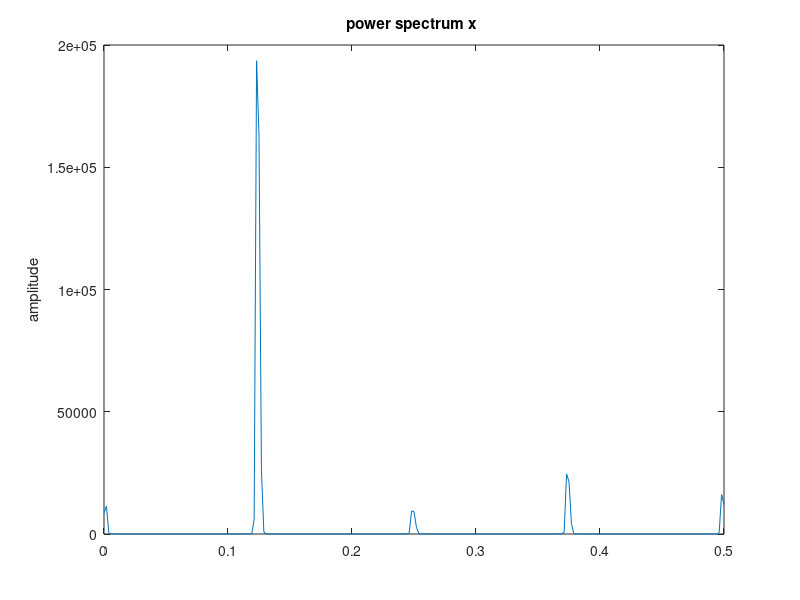

Write MATLAB code to recreate this figure. (Note: this script raises an error after producing the figure.)
addpath('/Users/jinstone/Desktop/stmsetup/thesis/sw/sinc_filter/');
addpath('/Users/jinstone/Desktop/stmsetup/thesis/sw/subsample/');
addpath('/Users/jinstone/Desktop/stmsetup/thesis/sw/sinc_interp/');

samp = 3E6;

data0 = csvread('0data.csv');
%remove 1.5V offset
ave = mean(data0); 
data0 = data0 - ave;

tot = 16; %7*3;
gels = 8;
hc = (tot)/(2*gels);
buff = 75;
pn = zeros(62*buff,gels);

ttime = (1/samp)*(length(data0(1:62*buff)) -1)
kern = 101;%length of filter
M = kern;
H = zeros(kern,1); %filter kernel
FC = 0.5; %half cut off freq
p = zeros(62*buff,gels);

ps = zeros(4650+kern-1,1);

for k = 1:kern
    if ((k-M/2) == 0) 
        H(k) = 2*pi*FC;
    else
    H(k) = sin(2*pi*FC * (k-M/2)) / (k-M/2); 
    H(k) = H(k) * (0.54 - 0.46*cos(2*pi*k/M)); %Sinc with Hamming window
    end
    
end

H = H/sum(H);

% figure('Name','H = SINC+HAM');
% subplot(1,1,1);
% plot(H);


for n = 0:(gels-1)
    
    
    p(:,(n+1)) = data0((1+n*62*buff):62*buff*(1+n));
    display('Convolving');
    %ps(:,(n+1)) = conv(p(1:100,n+1),H);
    ps(:,(n+1)) = conv(p(:,n+1),H);
    %pn(:,(n+1)) = sinc_filter(data0((1+n*62*buff):62*buff*(1+n)),1);
    
end



seqa = [];
seqb = [];


for ii = kern:length(ps)-kern;
    
    for i = 1:gels
        seqb(end+1) = ps(ii,i);
    end
    
       
end

figure('Name','seqb');
subplot(1,1,1);
pwelch(seqb);

start = .1875;
seqb = sinc_filter(seqb, [start start+0.125]); %MOVING WINDOW DEPENDS ON FREQUENCY OF INTEREST

figure('Name','seqb');
subplot(1,1,1);
pwelch(seqb);

endpt = 3000;
split = 20;
samp = 24E6;
xl = length(sinc_interp(seqb(1:endpt),0:1/(samp):(endpt-1)/(samp),0:1/(split*samp):(endpt-1)/(split*samp)));
out = zeros(xl,1);
out = sinc_interp(seqb(1:endpt),0:1/(samp):(endpt-1)/(samp),0:1/(split*samp):(endpt-1)/(split*samp));

len = kern+600;
offset = 0; %4000;


figure('Name', 'Raw Data')

 for n = 1:gels+1
    if n ~= gels+1
        
        subplot(gels+1,1,n);
        plot(ps(kern:len,n));
        ylim([-75 75]); 

    else
        subplot(gels+1,1,n);
        %plot(out((1+offset):(len*(n-1)+offset)));
        plot(out);
        ylim([-75 75]);

    end
    
 end
        
offset2 = 0;
figure('Name', 'Display Results')
subplot(2,1,1);
pwelch(out(1:end));
subplot(2,1,2);
%plot(seqb((1+offset2):(offset2+len)));
plot(out(length(out)/2:end))
r = snr(out(1:end))


figure('Name', 'END')
plot(out(length(out)/2:end))



